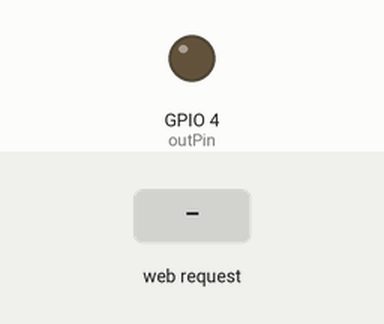
Recording of a sketch running on a simulated ESP32. Shown: output pins drawn as LEDs (lit = HIGH). Inputs (shaded band) come from the test bench. WiFi joins after 1.5 s; servers stay silent unless stated; what the sketch prints to the serial monitor is not drawn.

Above: at 1.2 s.
1.3 s: HTTP request GET /output_on received
At 1.6 s:
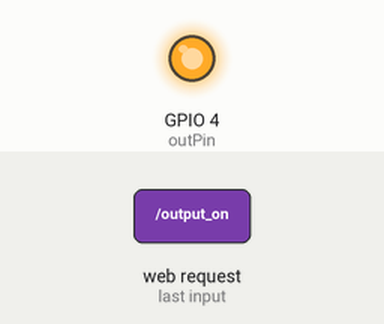
2.8 s: HTTP request GET /output_off received
At 3.9 s:
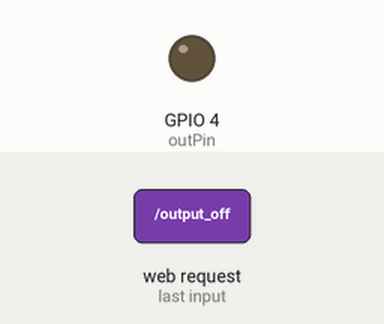
4.3 s: HTTP request GET /output_on?ssid=1 received
At 5.1 s:
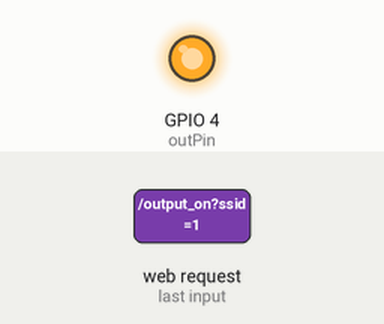
Timing chart, 0 to 7.3 s (numbered marks = the images above; inputs shaded):
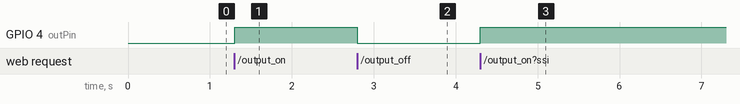

Measured:
- after the input at 1.3 s, GPIO 4 (outPin): LOW → HIGH at once
- after the input at 2.8 s, GPIO 4 (outPin): HIGH → LOW at once
- after the input at 4.3 s, GPIO 4 (outPin): LOW → HIGH at once

The sketch:

Servidor_Web_AP_HOST.ino
```cpp
#include <WiFi.h>
#include <MyWebServer.h>

#define SERIAL_SPEED 115200
#define SERVER_PORT 80

const char *ssid_apmode = "ESP32-AP";
const char *password_apmode= "12345678";

const char *ssid = "ESP32-AP";
const char *password= "12345678";

const int outPin = 4; // Pin GPIO de salida.

MyWebServer server(SERVER_PORT);

void setup() {

  pinMode(outPin, OUTPUT);

  Serial.begin(SERIAL_SPEED);

  if(true){
    WiFi.softAP(ssid_apmode, password_apmode);
    Serial.println("AP iniciado");
    Serial.print("Dirección IP: ");
    Serial.println(WiFi.softAPIP());
  }
  else{
    // Conéctate a la red WiFi
    WiFi.begin(ssid, password);
    Serial.print("Conectando a ");
    Serial.println(ssid);
    // Espera hasta que el ESP32 se conecte a la red WiFi
    while (WiFi.status() != WL_CONNECTED) {
      delay(1000);
      Serial.print(".");
    }
    Serial.println("");
    Serial.println("WiFi conectado");
    Serial.print("Dirección IP: ");
    Serial.println(WiFi.localIP());
  }

  server.initEndpoints();
  Serial.println("HTTP server started");
}


void loop() {
  // Maneja las solicitudes del servidor
  server.handleClient();
}
```

HtmlResponses.h
```cpp
const char* health_response = "<!DOCTYPE HTML><html><h1>ESP32 is healthy</h1></html>";
const char* index_response = "<!DOCTYPE HTML><html><h1>Hola desde servidor web</h1></html>";
const char* app_response = R"rawliteral(
    <html>
    <head>
      <style>
        body {
          font-family: Arial, sans-serif;
          display: flex;
          justify-content: center;
          align-items: center;
          height: 100vh;
          background-color: #f0f0f0;
        }
        .container {
          text-align: center;
          background: #fff;
          padding: 20px;
          border-radius: 10px;
          box-shadow: 0 4px 6px rgba(0, 0, 0, 0.1);
        }
	button {
            background-color: #4CAF50; /* Verde */
            border: none;
            color: white;
            padding: 15px 32px;
            text-align: center;
            text-decoration: none;
            display: inline-block;
            font-size: 16px;
            margin: 4px 2px;
            cursor: pointer;
            border-radius: 12px;
            box-shadow: 0 4px 6px rgba(0, 0, 0, 0.1);
            transition: background-color 0.3s ease;
        }

        button:hover {
            background-color: #45a049; /* Verde más oscuro */
        }
      </style>
    </head>
    <body>
      <div class="container">
        <h1>Control de Salida</h1>
        <button onclick="hacerSolicitudGETEncender()">Encender</button>
        <button onclick="hacerSolicitudGETApagar()">Apagar</button>
      </div>

      <script>
        function hacerSolicitudGETEncender() {
            fetch('/output_on')
                .then(response => {
                    if (response.status === 200) {
                        document.getElementById('resultado').innerText = "La solicitud fue exitosa (código 200)";
                    } else {
                        document.getElementById('resultado').innerText = `Error: Código de estado ${response.status}`;
                    }
                })
                .catch(error => {
                    console.error('Error:', error);
                    document.getElementById('resultado').innerText = "Ocurrió un error durante la solicitud.";
                });
        }
	function hacerSolicitudGETApagar() {
            fetch('/output_off')
                .then(response => {
                    if (response.status === 200) {
                        document.getElementById('resultado').innerText = "La solicitud fue exitosa (código 200)";
                    } else {
                        document.getElementById('resultado').innerText = `Error: Código de estado ${response.status}`;
                    }
                })
                .catch(error => {
                    console.error('Error:', error);
                    document.getElementById('resultado').innerText = "Ocurrió un error durante la solicitud.";
                });
        }
       </script>

    </body>
    </html>
  )rawliteral";
```

MyWebServer.cpp
```cpp
#include "MyWebServer.h"
#include "HtmlResponses.h"

// Constructor que acepta el puerto
MyWebServer::MyWebServer(int port) : server(port) {
}

void MyWebServer::initEndpoints() {

  server.on("/", [this]() { handleIndex(); });

  server.on("/health", [this]() { handleHealth(); });

  server.on("/output_on", [this]() { handleOutput(1); });

  server.on("/output_off", [this]() { handleOutput(0); });

  server.on("/config", HTTP_GET, [this]() { handleConfig(); });

  server.on("/config", HTTP_POST, [this]() {
    String ssid = server.arg("ssid");
    String password = server.arg("password");
    server.send(200, "text/html", "<html><body><h1>Configuración Guardada. Reinicie el dispositivo.</h1></body></html>");
    // Guardar ssid y password en memoria
    // (E.g., en la memoria EEPROM, o en la flash)
  });

  server.on("/app", [this]() { handleApp(); });

  server.begin();
}

void MyWebServer::handleClient() {
  server.handleClient();
}

void MyWebServer::stop() {
  server.stop();
}

void MyWebServer::handleHealth() {
  server.send(200, "text/html", "<html><body><h1>ESP32 is healthy!</h1></body></html>");
}

void MyWebServer::handleIndex() {
  server.send(200, "text/html", "<html><body><h1>¡Bienvenido al servidor ESP32!</h1></body></html>");
}

void MyWebServer::handleConfig() {
  server.send(200, "text/html", R"rawliteral(
    <html>
    <body>
      <form action="/config" method="post">
        <label for="ssid">SSID:</label><br>
        <input type="text" id="ssid" name="ssid"><br>
        <label for="password">Password:</label><br>
        <input type="text" id="password" name="password"><br><br>
        <input type="submit" value="Submit">
      </form>
    </body>
    </html>
  )rawliteral");
}

void MyWebServer::handleOutput(int val) {
  const int outPin = 4; // Pin GPIO de salida

  if (val == 1) {
    digitalWrite(outPin, HIGH);
    server.send(200, "text/html", "<html><body><h1>Output On</h1></body></html>");
  } else {
    digitalWrite(outPin, LOW);
    server.send(200, "text/html", "<html><body><h1>Output Off</h1></body></html>");
  }
}

void MyWebServer::handleApp() {
  const char* html = app_response;
  server.send(200, "text/html", html);
}
   
```

MyWebServer.h
```cpp
#ifndef MYWEBSERVER_H_
#define MYWEBSERVER_H_

#include <WebServer.h>

class MyWebServer {
public:
  // Constructor que acepta el puerto como argumento
  MyWebServer(int port);

  // Métodos públicos
  void initEndpoints();
  void handleClient();
  void stop();

private:
  // Atributos privados
  WebServer server;

  // Métodos privados
  void handleHealth();
  void handleIndex();
  void handleOutput(int val);
  void handleConfig();
  void handleApp();
};
#endif // MYWEBSERVER_H_
```
